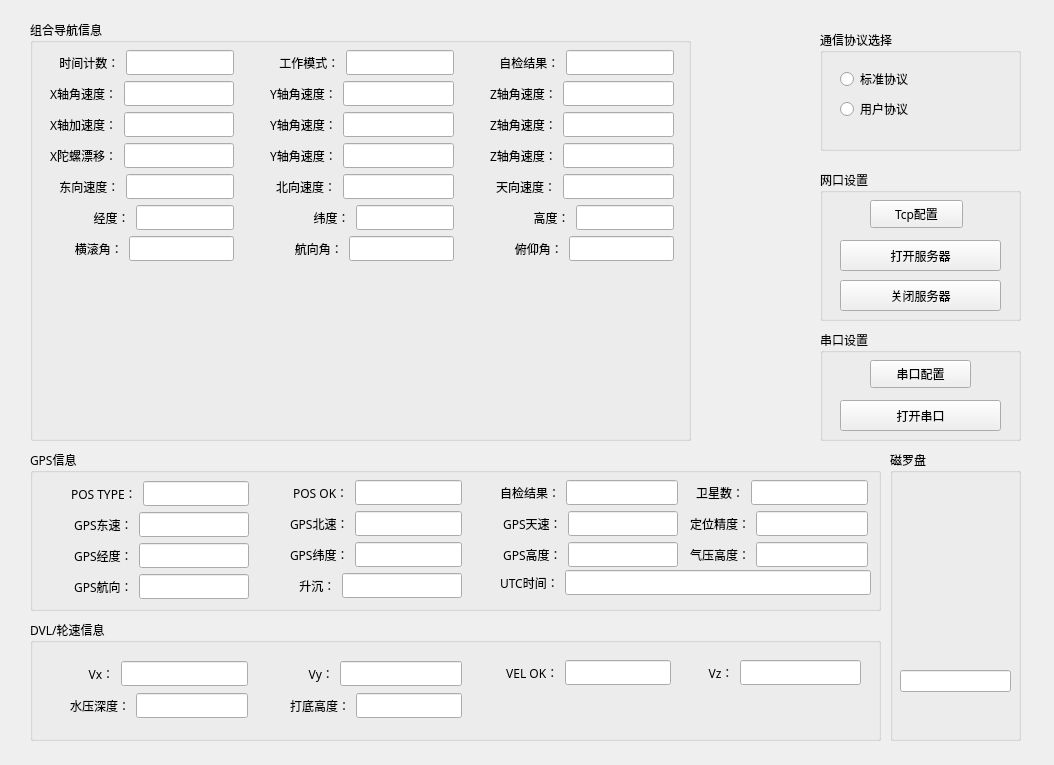
<?xml version="1.0" encoding="UTF-8"?>
<ui version="4.0">
 <class>NaviUI</class>
 <widget class="QWidget" name="NaviUI">
  <property name="geometry">
   <rect>
    <x>0</x>
    <y>0</y>
    <width>1054</width>
    <height>765</height>
   </rect>
  </property>
  <property name="font">
   <font>
    <family>Agency FB</family>
   </font>
  </property>
  <property name="windowTitle">
   <string>Form</string>
  </property>
  <widget class="QGroupBox" name="groupBox">
   <property name="geometry">
    <rect>
     <x>820</x>
     <y>330</y>
     <width>201</width>
     <height>111</height>
    </rect>
   </property>
   <property name="title">
    <string>串口设置</string>
   </property>
   <widget class="QPushButton" name="serialSwitch">
    <property name="geometry">
     <rect>
      <x>20</x>
      <y>70</y>
      <width>161</width>
      <height>31</height>
     </rect>
    </property>
    <property name="text">
     <string>打开串口</string>
    </property>
   </widget>
   <widget class="QPushButton" name="serialConfigButton">
    <property name="geometry">
     <rect>
      <x>50</x>
      <y>30</y>
      <width>101</width>
      <height>28</height>
     </rect>
    </property>
    <property name="text">
     <string>串口配置</string>
    </property>
   </widget>
  </widget>
  <widget class="QGroupBox" name="groupBox_2">
   <property name="geometry">
    <rect>
     <x>820</x>
     <y>170</y>
     <width>201</width>
     <height>151</height>
    </rect>
   </property>
   <property name="title">
    <string>网口设置</string>
   </property>
   <widget class="QPushButton" name="tcpConnectButton">
    <property name="geometry">
     <rect>
      <x>20</x>
      <y>70</y>
      <width>161</width>
      <height>31</height>
     </rect>
    </property>
    <property name="text">
     <string>打开服务器</string>
    </property>
   </widget>
   <widget class="QPushButton" name="tcpDisconnectButton">
    <property name="geometry">
     <rect>
      <x>20</x>
      <y>110</y>
      <width>161</width>
      <height>31</height>
     </rect>
    </property>
    <property name="text">
     <string>关闭服务器</string>
    </property>
   </widget>
   <widget class="QPushButton" name="tcpConfigButton">
    <property name="geometry">
     <rect>
      <x>50</x>
      <y>30</y>
      <width>93</width>
      <height>28</height>
     </rect>
    </property>
    <property name="text">
     <string>Tcp配置</string>
    </property>
   </widget>
  </widget>
  <widget class="QGroupBox" name="groupBox_3">
   <property name="geometry">
    <rect>
     <x>30</x>
     <y>20</y>
     <width>661</width>
     <height>421</height>
    </rect>
   </property>
   <property name="title">
    <string>组合导航信息</string>
   </property>
   <widget class="GaugeCompassPan" name="gaugeCompassPan">
    <property name="geometry">
     <rect>
      <x>240</x>
      <y>250</y>
      <width>170</width>
      <height>170</height>
     </rect>
    </property>
   </widget>
   <widget class="GaugeArc" name="gaugeArc">
    <property name="geometry">
     <rect>
      <x>30</x>
      <y>260</y>
      <width>150</width>
      <height>150</height>
     </rect>
    </property>
    <property name="endAngle">
     <number>45</number>
    </property>
   </widget>
   <widget class="RulerDouble" name="rulerDouble">
    <property name="geometry">
     <rect>
      <x>510</x>
      <y>250</y>
      <width>81</width>
      <height>161</height>
     </rect>
    </property>
   </widget>
   <widget class="QWidget" name="layoutWidget">
    <property name="geometry">
     <rect>
      <x>20</x>
      <y>30</y>
      <width>184</width>
      <height>213</height>
     </rect>
    </property>
    <layout class="QVBoxLayout" name="verticalLayout_3">
     <item>
      <layout class="QHBoxLayout" name="horizontalLayout_11">
       <item>
        <widget class="QLabel" name="label">
         <property name="text">
          <string>   时间计数：</string>
         </property>
        </widget>
       </item>
       <item>
        <widget class="QLineEdit" name="lineEdit"/>
       </item>
      </layout>
     </item>
     <item>
      <layout class="QHBoxLayout" name="horizontalLayout_12">
       <item>
        <widget class="QLabel" name="label_2">
         <property name="text">
          <string>X轴角速度：</string>
         </property>
        </widget>
       </item>
       <item>
        <widget class="QLineEdit" name="lineEdit_2"/>
       </item>
      </layout>
     </item>
     <item>
      <layout class="QHBoxLayout" name="horizontalLayout_13">
       <item>
        <widget class="QLabel" name="label_3">
         <property name="text">
          <string>X轴加速度：</string>
         </property>
        </widget>
       </item>
       <item>
        <widget class="QLineEdit" name="lineEdit_3"/>
       </item>
      </layout>
     </item>
     <item>
      <layout class="QHBoxLayout" name="horizontalLayout_14">
       <item>
        <widget class="QLabel" name="label_4">
         <property name="text">
          <string>X陀螺漂移：</string>
         </property>
        </widget>
       </item>
       <item>
        <widget class="QLineEdit" name="lineEdit_4"/>
       </item>
      </layout>
     </item>
     <item>
      <layout class="QHBoxLayout" name="horizontalLayout_15">
       <item>
        <widget class="QLabel" name="label_5">
         <property name="text">
          <string>   东向速度：</string>
         </property>
        </widget>
       </item>
       <item>
        <widget class="QLineEdit" name="lineEdit_5"/>
       </item>
      </layout>
     </item>
     <item>
      <layout class="QHBoxLayout" name="horizontalLayout_16">
       <item>
        <widget class="QLabel" name="label_6">
         <property name="text">
          <string>              经度：</string>
         </property>
        </widget>
       </item>
       <item>
        <widget class="QLineEdit" name="lineEdit_6"/>
       </item>
      </layout>
     </item>
     <item>
      <layout class="QHBoxLayout" name="horizontalLayout_17">
       <item>
        <widget class="QLabel" name="label_7">
         <property name="text">
          <string>        横滚角：</string>
         </property>
        </widget>
       </item>
       <item>
        <widget class="QLineEdit" name="lineEdit_7"/>
       </item>
      </layout>
     </item>
    </layout>
   </widget>
   <widget class="QWidget" name="layoutWidget">
    <property name="geometry">
     <rect>
      <x>460</x>
      <y>30</y>
      <width>184</width>
      <height>213</height>
     </rect>
    </property>
    <layout class="QVBoxLayout" name="verticalLayout_4">
     <item>
      <layout class="QHBoxLayout" name="horizontalLayout_31">
       <item>
        <widget class="QLabel" name="label_9">
         <property name="text">
          <string>   自检结果：</string>
         </property>
        </widget>
       </item>
       <item>
        <widget class="QLineEdit" name="lineEdit_19"/>
       </item>
      </layout>
     </item>
     <item>
      <layout class="QHBoxLayout" name="horizontalLayout_30">
       <item>
        <widget class="QLabel" name="label_13">
         <property name="text">
          <string>Z轴角速度：</string>
         </property>
        </widget>
       </item>
       <item>
        <widget class="QLineEdit" name="lineEdit_20"/>
       </item>
      </layout>
     </item>
     <item>
      <layout class="QHBoxLayout" name="horizontalLayout_29">
       <item>
        <widget class="QLabel" name="label_15">
         <property name="text">
          <string>Z轴角速度：</string>
         </property>
        </widget>
       </item>
       <item>
        <widget class="QLineEdit" name="lineEdit_18"/>
       </item>
      </layout>
     </item>
     <item>
      <layout class="QHBoxLayout" name="horizontalLayout_28">
       <item>
        <widget class="QLabel" name="label_14">
         <property name="text">
          <string>Z轴角速度：</string>
         </property>
        </widget>
       </item>
       <item>
        <widget class="QLineEdit" name="lineEdit_17"/>
       </item>
      </layout>
     </item>
     <item>
      <layout class="QHBoxLayout" name="horizontalLayout_27">
       <item>
        <widget class="QLabel" name="label_17">
         <property name="text">
          <string>  天向速度：</string>
         </property>
        </widget>
       </item>
       <item>
        <widget class="QLineEdit" name="lineEdit_16"/>
       </item>
      </layout>
     </item>
     <item>
      <layout class="QHBoxLayout" name="horizontalLayout_26">
       <item>
        <widget class="QLabel" name="label_19">
         <property name="text">
          <string>              高度：</string>
         </property>
        </widget>
       </item>
       <item>
        <widget class="QLineEdit" name="lineEdit_21"/>
       </item>
      </layout>
     </item>
     <item>
      <layout class="QHBoxLayout" name="horizontalLayout_25">
       <item>
        <widget class="QLabel" name="label_21">
         <property name="text">
          <string>        俯仰角：</string>
         </property>
        </widget>
       </item>
       <item>
        <widget class="QLineEdit" name="lineEdit_15"/>
       </item>
      </layout>
     </item>
    </layout>
   </widget>
   <widget class="QWidget" name="layoutWidget">
    <property name="geometry">
     <rect>
      <x>240</x>
      <y>30</y>
      <width>184</width>
      <height>213</height>
     </rect>
    </property>
    <layout class="QVBoxLayout" name="verticalLayout_5">
     <item>
      <layout class="QHBoxLayout" name="horizontalLayout_18">
       <item>
        <widget class="QLabel" name="label_8">
         <property name="text">
          <string>   工作模式：</string>
         </property>
        </widget>
       </item>
       <item>
        <widget class="QLineEdit" name="lineEdit_11"/>
       </item>
      </layout>
     </item>
     <item>
      <layout class="QHBoxLayout" name="horizontalLayout_19">
       <item>
        <widget class="QLabel" name="label_10">
         <property name="text">
          <string>Y轴角速度：</string>
         </property>
        </widget>
       </item>
       <item>
        <widget class="QLineEdit" name="lineEdit_12"/>
       </item>
      </layout>
     </item>
     <item>
      <layout class="QHBoxLayout" name="horizontalLayout_20">
       <item>
        <widget class="QLabel" name="label_12">
         <property name="text">
          <string>Y轴角速度：</string>
         </property>
        </widget>
       </item>
       <item>
        <widget class="QLineEdit" name="lineEdit_14"/>
       </item>
      </layout>
     </item>
     <item>
      <layout class="QHBoxLayout" name="horizontalLayout_21">
       <item>
        <widget class="QLabel" name="label_11">
         <property name="text">
          <string>Y轴角速度：</string>
         </property>
        </widget>
       </item>
       <item>
        <widget class="QLineEdit" name="lineEdit_13"/>
       </item>
      </layout>
     </item>
     <item>
      <layout class="QHBoxLayout" name="horizontalLayout_22">
       <item>
        <widget class="QLabel" name="label_16">
         <property name="text">
          <string>  北向速度：</string>
         </property>
        </widget>
       </item>
       <item>
        <widget class="QLineEdit" name="lineEdit_10"/>
       </item>
      </layout>
     </item>
     <item>
      <layout class="QHBoxLayout" name="horizontalLayout_23">
       <item>
        <widget class="QLabel" name="label_18">
         <property name="text">
          <string>              纬度：</string>
         </property>
        </widget>
       </item>
       <item>
        <widget class="QLineEdit" name="lineEdit_9"/>
       </item>
      </layout>
     </item>
     <item>
      <layout class="QHBoxLayout" name="horizontalLayout_24">
       <item>
        <widget class="QLabel" name="label_20">
         <property name="text">
          <string>        航向角：</string>
         </property>
        </widget>
       </item>
       <item>
        <widget class="QLineEdit" name="lineEdit_8"/>
       </item>
      </layout>
     </item>
    </layout>
   </widget>
  </widget>
  <widget class="QGroupBox" name="groupBox_4">
   <property name="geometry">
    <rect>
     <x>30</x>
     <y>450</y>
     <width>851</width>
     <height>161</height>
    </rect>
   </property>
   <property name="title">
    <string>GPS信息</string>
   </property>
   <widget class="QWidget" name="layoutWidget">
    <property name="geometry">
     <rect>
      <x>260</x>
      <y>30</y>
      <width>172</width>
      <height>120</height>
     </rect>
    </property>
    <layout class="QVBoxLayout" name="verticalLayout_2">
     <item>
      <layout class="QHBoxLayout" name="horizontalLayout_5">
       <item>
        <widget class="QLabel" name="label_29">
         <property name="text">
          <string> POS OK：</string>
         </property>
        </widget>
       </item>
       <item>
        <widget class="QLineEdit" name="lineEdit_32"/>
       </item>
      </layout>
     </item>
     <item>
      <layout class="QHBoxLayout" name="horizontalLayout_6">
       <item>
        <widget class="QLabel" name="label_30">
         <property name="text">
          <string>GPS北速：</string>
         </property>
        </widget>
       </item>
       <item>
        <widget class="QLineEdit" name="lineEdit_33"/>
       </item>
      </layout>
     </item>
     <item>
      <layout class="QHBoxLayout" name="horizontalLayout_7">
       <item>
        <widget class="QLabel" name="label_31">
         <property name="text">
          <string>GPS纬度：</string>
         </property>
        </widget>
       </item>
       <item>
        <widget class="QLineEdit" name="lineEdit_35"/>
       </item>
      </layout>
     </item>
     <item>
      <layout class="QHBoxLayout" name="horizontalLayout_8">
       <item>
        <widget class="QLabel" name="label_32">
         <property name="text">
          <string>   升沉：</string>
         </property>
        </widget>
       </item>
       <item>
        <widget class="QLineEdit" name="lineEdit_34"/>
       </item>
      </layout>
     </item>
    </layout>
   </widget>
   <widget class="QWidget" name="layoutWidget">
    <property name="geometry">
     <rect>
      <x>470</x>
      <y>30</y>
      <width>178</width>
      <height>89</height>
     </rect>
    </property>
    <layout class="QVBoxLayout" name="verticalLayout_6">
     <item>
      <layout class="QHBoxLayout" name="horizontalLayout_9">
       <item>
        <widget class="QLabel" name="label_36">
         <property name="text">
          <string>自检结果：</string>
         </property>
        </widget>
       </item>
       <item>
        <widget class="QLineEdit" name="lineEdit_40"/>
       </item>
      </layout>
     </item>
     <item>
      <layout class="QHBoxLayout" name="horizontalLayout_10">
       <item>
        <widget class="QLabel" name="label_37">
         <property name="text">
          <string> GPS天速：</string>
         </property>
        </widget>
       </item>
       <item>
        <widget class="QLineEdit" name="lineEdit_41"/>
       </item>
      </layout>
     </item>
     <item>
      <layout class="QHBoxLayout" name="horizontalLayout_32">
       <item>
        <widget class="QLabel" name="label_38">
         <property name="text">
          <string> GPS高度：</string>
         </property>
        </widget>
       </item>
       <item>
        <widget class="QLineEdit" name="lineEdit_39"/>
       </item>
      </layout>
     </item>
    </layout>
   </widget>
   <widget class="QWidget" name="layoutWidget">
    <property name="geometry">
     <rect>
      <x>660</x>
      <y>30</y>
      <width>178</width>
      <height>89</height>
     </rect>
    </property>
    <layout class="QVBoxLayout" name="verticalLayout_7">
     <item>
      <layout class="QHBoxLayout" name="horizontalLayout_33">
       <item>
        <widget class="QLabel" name="label_42">
         <property name="text">
          <string>  卫星数：</string>
         </property>
        </widget>
       </item>
       <item>
        <widget class="QLineEdit" name="lineEdit_44"/>
       </item>
      </layout>
     </item>
     <item>
      <layout class="QHBoxLayout" name="horizontalLayout_34">
       <item>
        <widget class="QLabel" name="label_40">
         <property name="text">
          <string>定位精度：</string>
         </property>
        </widget>
       </item>
       <item>
        <widget class="QLineEdit" name="lineEdit_43"/>
       </item>
      </layout>
     </item>
     <item>
      <layout class="QHBoxLayout" name="horizontalLayout_35">
       <item>
        <widget class="QLabel" name="label_41">
         <property name="text">
          <string>气压高度：</string>
         </property>
        </widget>
       </item>
       <item>
        <widget class="QLineEdit" name="lineEdit_42"/>
       </item>
      </layout>
     </item>
    </layout>
   </widget>
   <widget class="QWidget" name="layoutWidget">
    <property name="geometry">
     <rect>
      <x>470</x>
      <y>120</y>
      <width>371</width>
      <height>25</height>
     </rect>
    </property>
    <layout class="QHBoxLayout" name="horizontalLayout_36">
     <item>
      <widget class="QLabel" name="label_39">
       <property name="text">
        <string>UTC时间：</string>
       </property>
      </widget>
     </item>
     <item>
      <widget class="QLineEdit" name="lineEdit_38"/>
     </item>
    </layout>
   </widget>
   <widget class="QWidget" name="layoutWidget">
    <property name="geometry">
     <rect>
      <x>41</x>
      <y>31</y>
      <width>178</width>
      <height>120</height>
     </rect>
    </property>
    <layout class="QVBoxLayout" name="verticalLayout">
     <item>
      <layout class="QHBoxLayout" name="horizontalLayout_2">
       <item>
        <widget class="QLabel" name="label_22">
         <property name="text">
          <string>POS TYPE：</string>
         </property>
        </widget>
       </item>
       <item>
        <widget class="QLineEdit" name="lineEdit_22"/>
       </item>
      </layout>
     </item>
     <item>
      <layout class="QHBoxLayout" name="horizontalLayout">
       <item>
        <widget class="QLabel" name="label_23">
         <property name="text">
          <string> GPS东速：</string>
         </property>
        </widget>
       </item>
       <item>
        <widget class="QLineEdit" name="lineEdit_23"/>
       </item>
      </layout>
     </item>
     <item>
      <layout class="QHBoxLayout" name="horizontalLayout_3">
       <item>
        <widget class="QLabel" name="label_24">
         <property name="text">
          <string> GPS经度：</string>
         </property>
        </widget>
       </item>
       <item>
        <widget class="QLineEdit" name="lineEdit_24"/>
       </item>
      </layout>
     </item>
     <item>
      <layout class="QHBoxLayout" name="horizontalLayout_4">
       <item>
        <widget class="QLabel" name="label_25">
         <property name="text">
          <string> GPS航向：</string>
         </property>
        </widget>
       </item>
       <item>
        <widget class="QLineEdit" name="lineEdit_25"/>
       </item>
      </layout>
     </item>
    </layout>
   </widget>
  </widget>
  <widget class="QGroupBox" name="groupBox_5">
   <property name="geometry">
    <rect>
     <x>30</x>
     <y>620</y>
     <width>851</width>
     <height>121</height>
    </rect>
   </property>
   <property name="title">
    <string>DVL/轮速信息</string>
   </property>
   <widget class="QWidget" name="layoutWidget_2">
    <property name="geometry">
     <rect>
      <x>40</x>
      <y>40</y>
      <width>178</width>
      <height>61</height>
     </rect>
    </property>
    <layout class="QVBoxLayout" name="verticalLayout_8">
     <item>
      <layout class="QHBoxLayout" name="horizontalLayout_37">
       <item>
        <widget class="QLabel" name="label_26">
         <property name="text">
          <string>      Vx：</string>
         </property>
        </widget>
       </item>
       <item>
        <widget class="QLineEdit" name="lineEdit_26"/>
       </item>
      </layout>
     </item>
     <item>
      <layout class="QHBoxLayout" name="horizontalLayout_38">
       <item>
        <widget class="QLabel" name="label_27">
         <property name="text">
          <string>水压深度：</string>
         </property>
        </widget>
       </item>
       <item>
        <widget class="QLineEdit" name="lineEdit_27"/>
       </item>
      </layout>
     </item>
    </layout>
   </widget>
   <widget class="QWidget" name="layoutWidget_3">
    <property name="geometry">
     <rect>
      <x>260</x>
      <y>40</y>
      <width>172</width>
      <height>61</height>
     </rect>
    </property>
    <layout class="QVBoxLayout" name="verticalLayout_9">
     <item>
      <layout class="QHBoxLayout" name="horizontalLayout_41">
       <item>
        <widget class="QLabel" name="label_34">
         <property name="text">
          <string>      Vy：</string>
         </property>
        </widget>
       </item>
       <item>
        <widget class="QLineEdit" name="lineEdit_36"/>
       </item>
      </layout>
     </item>
     <item>
      <layout class="QHBoxLayout" name="horizontalLayout_42">
       <item>
        <widget class="QLabel" name="label_35">
         <property name="text">
          <string>打底高度：</string>
         </property>
        </widget>
       </item>
       <item>
        <widget class="QLineEdit" name="lineEdit_37"/>
       </item>
      </layout>
     </item>
    </layout>
   </widget>
   <widget class="QWidget" name="layoutWidget_4">
    <property name="geometry">
     <rect>
      <x>470</x>
      <y>40</y>
      <width>171</width>
      <height>25</height>
     </rect>
    </property>
    <layout class="QHBoxLayout" name="horizontalLayout_40">
     <item>
      <widget class="QLabel" name="label_46">
       <property name="text">
        <string>  VEL OK：</string>
       </property>
      </widget>
     </item>
     <item>
      <widget class="QLineEdit" name="lineEdit_48"/>
     </item>
    </layout>
   </widget>
   <widget class="QWidget" name="layoutWidget">
    <property name="geometry">
     <rect>
      <x>660</x>
      <y>40</y>
      <width>171</width>
      <height>25</height>
     </rect>
    </property>
    <layout class="QHBoxLayout" name="horizontalLayout_39">
     <item>
      <widget class="QLabel" name="label_45">
       <property name="text">
        <string>      Vz：</string>
       </property>
      </widget>
     </item>
     <item>
      <widget class="QLineEdit" name="lineEdit_47"/>
     </item>
    </layout>
   </widget>
  </widget>
  <widget class="QGroupBox" name="groupBox_6">
   <property name="geometry">
    <rect>
     <x>890</x>
     <y>450</y>
     <width>131</width>
     <height>291</height>
    </rect>
   </property>
   <property name="title">
    <string>磁罗盘</string>
   </property>
   <widget class="QLineEdit" name="lineEdit_29">
    <property name="geometry">
     <rect>
      <x>10</x>
      <y>220</y>
      <width>111</width>
      <height>22</height>
     </rect>
    </property>
   </widget>
   <widget class="GaugeCompassPan" name="gaugeCompassPan_2">
    <property name="geometry">
     <rect>
      <x>5</x>
      <y>70</y>
      <width>120</width>
      <height>120</height>
     </rect>
    </property>
   </widget>
  </widget>
  <widget class="QGroupBox" name="groupBox_7">
   <property name="geometry">
    <rect>
     <x>820</x>
     <y>30</y>
     <width>201</width>
     <height>121</height>
    </rect>
   </property>
   <property name="title">
    <string>通信协议选择</string>
   </property>
   <widget class="QRadioButton" name="radioButton">
    <property name="geometry">
     <rect>
      <x>20</x>
      <y>40</y>
      <width>91</width>
      <height>18</height>
     </rect>
    </property>
    <property name="text">
     <string>标准协议</string>
    </property>
   </widget>
   <widget class="QRadioButton" name="radioButton_2">
    <property name="geometry">
     <rect>
      <x>20</x>
      <y>70</y>
      <width>91</width>
      <height>18</height>
     </rect>
    </property>
    <property name="text">
     <string>用户协议</string>
    </property>
   </widget>
  </widget>
  <widget class="RulerTemp" name="rulerTemp">
   <property name="geometry">
    <rect>
     <x>700</x>
     <y>40</y>
     <width>111</width>
     <height>401</height>
    </rect>
   </property>
  </widget>
 </widget>
 <customwidgets>
  <customwidget>
   <class>GaugeArc</class>
   <extends>QWidget</extends>
   <header>gaugearc.h</header>
  </customwidget>
  <customwidget>
   <class>GaugeCompassPan</class>
   <extends>QWidget</extends>
   <header>gaugecompasspan.h</header>
  </customwidget>
  <customwidget>
   <class>RulerDouble</class>
   <extends>QWidget</extends>
   <header>rulerdouble.h</header>
  </customwidget>
  <customwidget>
   <class>RulerTemp</class>
   <extends>QWidget</extends>
   <header>rulertemp.h</header>
  </customwidget>
 </customwidgets>
 <resources/>
 <connections/>
</ui>
